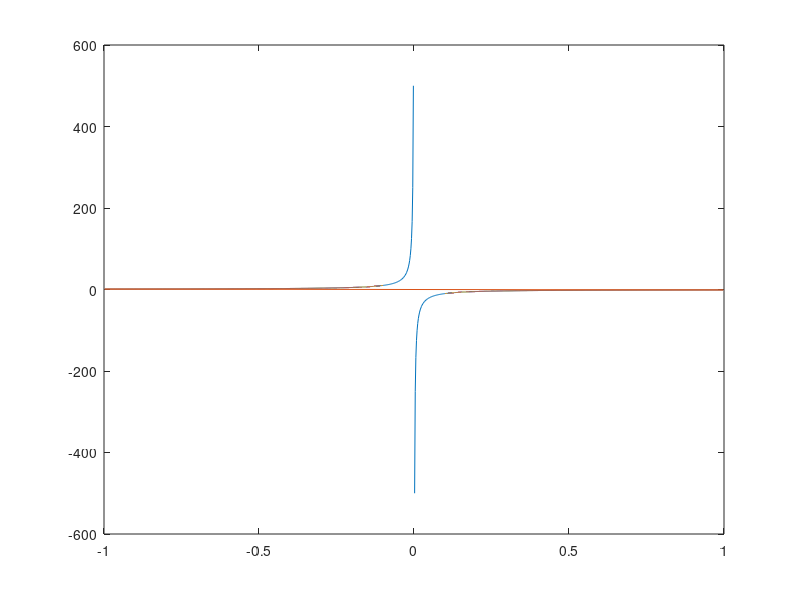

Here is the MATLAB script that generated this plot: (Note: this script raises an error after producing the figure.)
clc; clear; close all;
% Sommerfeld branch cuts
% z = x + i*y
% a = a1 + i*a2
% f(z) = (z^2 - a^2)^(1/2)

%%%%%%%%%%%% INPUTS %%%%%%%%%%%%%%%%%%%
limit = 10;
num_sample = 10001;
a1 = 1;
a2 = -1;
%%%%%%%%%%%%%%%%%%%%%%%%%%%%%%%%%%%%%%%
x = linspace(-limit, limit, num_sample);

boundary_1 = [];

for i=1:length(x)
    y = a1*a2/x(i);
    if (x(i)^2 - y^2 < a1^2 - a2^2)
        boundary_1 = [boundary_1, x(i) + 1i*y];
    end
end

boundary_2 = [];
for i=1:length(x)
    y = a1*a2/x(i);
    if (y^2 - x(i)^2 < a1^2 - a2^2)
        boundary_2 = [boundary_2, y + 1i*x(i)];
    end
end
% scatter(real(boundary), imag(boundary),Marker=".")
plot(real(boundary_1), imag(boundary_1),real(boundary_2), imag(boundary_2))
xline(0, 'Color', 'k', 'LineWidth', 0.5); % Draw line for Y axis.
yline(0, 'Color', 'k', 'LineWidth', 0.5); % Draw line for X axis.
grid on;
% axis equal;
xlabel('x')
ylabel('y')
